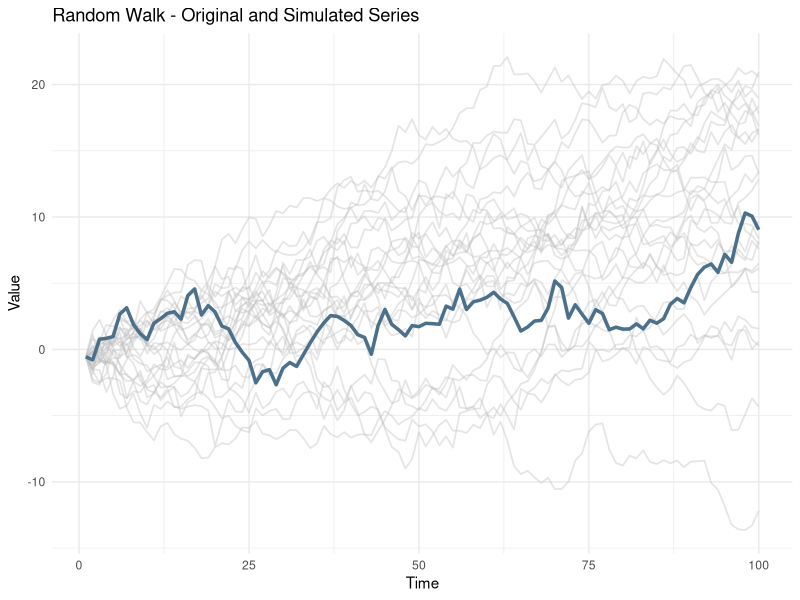

Write R code to recreate this figure.

# tRciks - data science scripts - time series

# -----------------------------------------------------------------------
# Generate a random time series based in a original one based in
# random alk models

# GitHub: @jmenblaz

#--------------------------------------------------------------------------

# load packages
library(tidyr)
library(ggplot2)

##  load a temporal serie or create a new for example
# Serie temporal original
# Original time series
set.seed(123)
# rnorm(X, mean= 0, sd = 1) - X number lenght of the time series

original_series <- cumsum(rnorm(100, mean = 0, sd = 1))  # Example of an original series

# 1. Calculate the increments steps of the original series
#    Calcula los incrementos entre pasos de la serie original
increments <- diff(original_series)

# 2. Fit a distribution (assuming normality by default)
#    Ajusta una distribución (por defecto, asumiremos normalidad)
mean_inc <- mean(increments)
sd_inc <- sd(increments)

# 3. Generate new simulated series function() based in randome walk
#    Genera una nueva serie simulada function() basadas in random walk
simulate_random_walk <- function(n, start_value, mean, sd) {
  simulated_increments <- rnorm(n - 1, mean = mean, sd = sd)  # Generate random increments
  series <- cumsum(c(start_value, simulated_increments))      # Cumulative random walk
  return(series)
}


# 4. Number of simulated series
#    Numero de simulaciones para crear
num_simulations <- 25  # Change this value as needed

# lenght of the series and star value (from original serie)
n <- length(original_series)
start_value <- original_series[1]


# 5. Generate simulated series
#    Generar simulaciones
simulated_series <- replicate(num_simulations, simulate_random_walk(n, start_value, mean_inc, sd_inc))

# 6. Convert to data.frame for ggplot
#    convertir a data.frame para visualizar
sim_df <- as.data.frame(simulated_series)
colnames(sim_df) <- paste0("simulated_", 1:num_simulations)
# add time position and original serie
sim_df$time <- 1:n
sim_df$original <- original_series



# 7. Plot -------------------------------------------------------------------- 
# Transform to long format for ggplot
df_long <- pivot_longer(sim_df, cols = -time, names_to = "series", values_to = "value")

# Visualize with ggplot
ggplot(df_long, aes(x = time, y = value, group = series)) +
  # Simulated series in gray with transparency
  geom_line(data = subset(df_long, grepl("simulated_", series)),
            aes(color = "simulated"), alpha = 0.4, size = 0.6) +
  # Original series in sky blue
  geom_line(data = subset(df_long, series == "original"),
            aes(color = "original"), size = 1.2) +
  scale_color_manual(values = c("original" = "skyblue4", "simulated" = "grey")) +
  # Theme
  theme_minimal() +
  labs(title = "Random Walk - Original and Simulated Series",
       x = "Time", y = "Value") +
  theme(legend.position = "none")  # Hide legend if not needed

